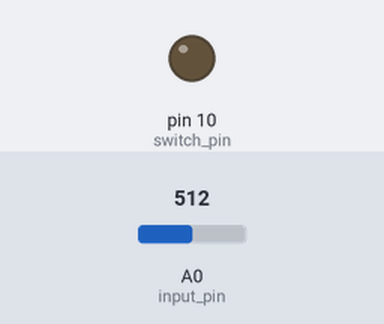
Bench run of a sketch on a simulated Arduino Uno, built with avr-gcc and run on an emulated ATmega328P. Shown: output pins drawn as LEDs (lit = HIGH). Inputs (shaded band) come from the test bench; at power-on: A0 (input_pin) = 512. What the sketch prints to the serial monitor is not drawn. At 17.6 s the program stops and its outputs stay as they are.

Above: at 0.1 s.
At 17.6 s:
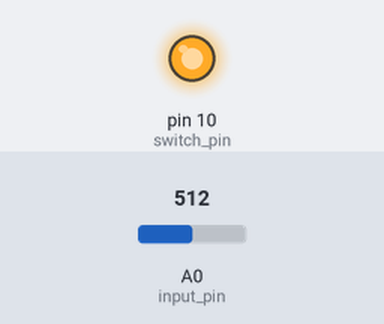
Timing chart, 0 to 19.1 s (numbered marks = the images above):
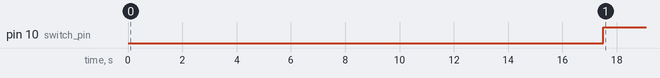

Measured:
- by itself, pin 10 (switch_pin): LOW → HIGH at 17.5 s

The sketch:

auto_shutoff_v1.ino
```cpp
/* test code for fet/transistor switch */

#include "math.h"

//USER CONSTANTS

const int limit = 3000;
const int input_pin = A0;
const int switch_pin = 10;

//DYNAMIC VARIABLES

int count = 0;
float input_val=0;
float input_chk=0;
int input_threshold=500;

void setup() {
  pinMode(switch_pin,OUTPUT);

  //OPEN SWITCH

  digitalWrite(switch_pin,LOW);
  pinMode(input_pin,INPUT);
  Serial.begin(9600);
}

void loop() {
  if (count > limit) {

    //SHUTOFF AND STAY SHUT OFF!

    digitalWrite(switch_pin,HIGH);
    while (count > limit) {}

   }
   else
   {

     input_val=analogRead(input_pin);
     input_chk=pow(input_val,2);
     //Serial.println(input_chk);

     // SQUARE INPUT, EXCEED THRESHOLD

     if (input_chk > input_threshold) {
       count+=1;
       Serial.println(count);
       }
   }
}
```
